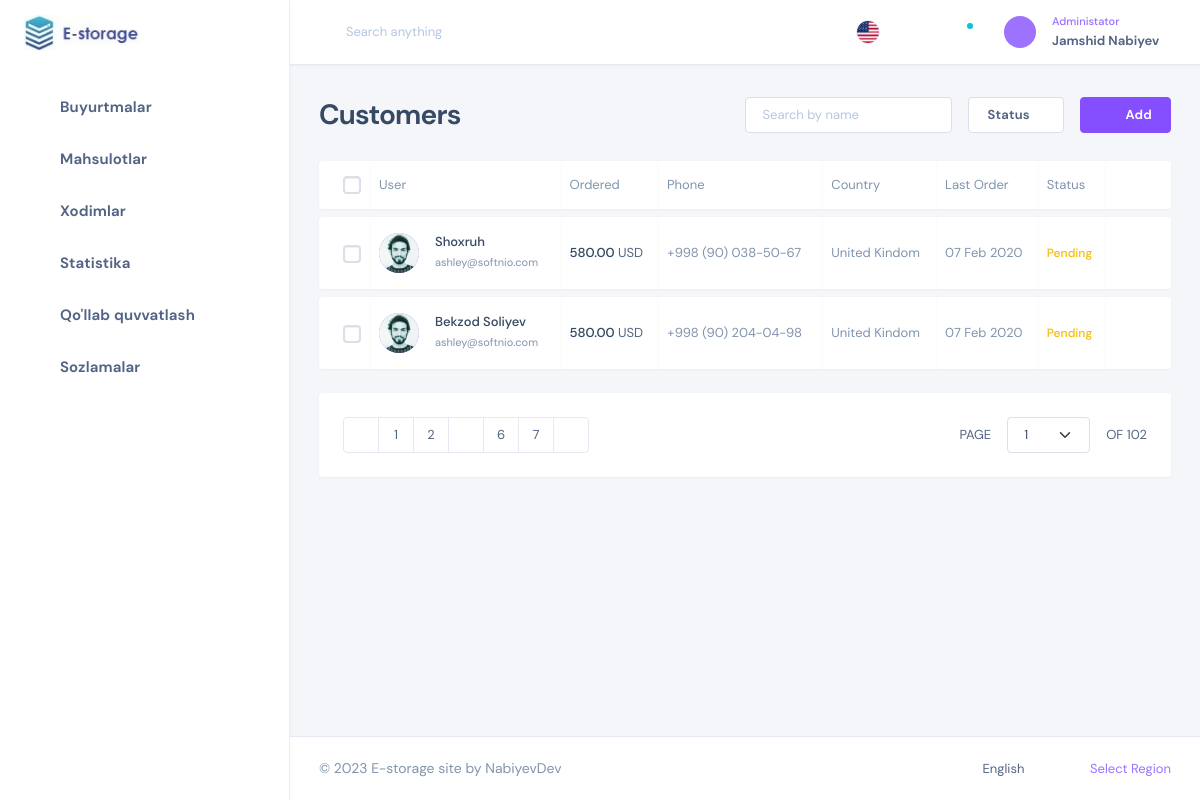
The page /customers/ (signed in) on the database its author committed.
### storage/models.py (models this page shows, shortened)
class Customer(models.Model):
    user = models.OneToOneField(User, on_delete=models.CASCADE, null=True, blank=True)
    rank = models.ForeignKey(Rank, on_delete=models.SET_NULL, blank=True, null=True)
    name = models.CharField(max_length=200, null=True)
    phone = models.CharField(max_length=30, null=True)
    profile_image = models.ImageField(null=True, blank=True)

### storage/decorators.py (the view)
    def wrapper_function(request, *args, **kwargs):
        user = request.user
        if user.is_anonymous:
            return redirect('/auth/login')
        elif user.is_authenticated and user.is_staff:
            return view_func(request, *args, **kwargs)
        else:
            return redirect('/customer/')

### storage/views.py (called while the page is built)
@logged_staff_only
def CustomersView(request):
    staffs = Customer.objects.all()
    ctx = {
        'staffs': staffs
    }
    return render(request, "storage/dashboard/customers.html", ctx)

### storage/templates/storage/dashboard/customers.html (shortened to what this page needs)
{% extends 'storage/base.html' %}
{% block content %}
{% load static %}
    <div class="nk-content-body">
    <div class="nk-block-head nk-block-head-sm">
        <div class="nk-block-between">
            <div class="nk-block-head-content">
                <h3 class="nk-block-title page-title">Customers</h3>
            </div>
            <div class="nk-block-head-content">
                <div class="toggle-wrap nk-block-tools-toggle">
                    <div class="toggle-expand-content" data-content="more-options">
                        <ul class="nk-block-tools g-3">
                            <li>
                                <div class="form-control-wrap">
                                    <div class="form-icon form-icon-right">
                                        <em class="icon ni ni-search"></em>
                                    </div>
                                    <input type="text" class="form-control" id="default-04" placeholder="Search by name">
                                </div>
                            </li>
                            <li>
                                <div class="drodown">
                                    <a href="#" class="dropdown-toggle dropdown-indicator btn btn-outline-light btn-white" data-bs-toggle="dropdown">Status</a>
                                </div>
                            </li>
                            <li class="nk-block-tools-opt">
                                <a href="#" class="btn btn-primary d-none d-md-inline-flex"><em class="icon ni ni-plus"></em><span>Add</span></a>
                            </li>
                        </ul>
                    </div>
                </div>
            </div>
        </div>
    </div>
    <div class="nk-block">
        <div class="nk-tb-list is-separate mb-3">
            <div class="nk-tb-item nk-tb-head">
                <div class="nk-tb-col nk-tb-col-check">
                    <div class="custom-control custom-control-sm custom-checkbox notext">
                    </div>
                </div>
                <div class="nk-tb-col"><span class="sub-text">User</span></div>
                <div class="nk-tb-col tb-col-mb"><span class="sub-text">Ordered</span></div>
                <div class="nk-tb-col tb-col-md"><span class="sub-text">Phone</span></div>
                <div class="nk-tb-col tb-col-lg"><span class="sub-text">Country</span></div>
                <div class="nk-tb-col tb-col-lg"><span class="sub-text">Last Order</span></div>
                <div class="nk-tb-col tb-col-md"><span class="sub-text">Status</span></div>
                <div class="nk-tb-col nk-tb-col-tools">
                    <ul class="nk-tb-actions gx-1 my-n1">
                        <li>
                            <div class="drodown">
                                <a href="#" class="dropdown-toggle btn btn-icon btn-trigger me-n1" data-bs-toggle="dropdown"><em class="icon ni ni-more-h"></em></a>
                            </div>
                        </li>
                    </ul>
                </div>
            </div>
            {% for staff in staffs %}
            <div class="nk-tb-item">
                <div class="nk-tb-col nk-tb-col-check">
                    <div class="custom-control custom-control-sm custom-checkbox notext">
                    </div>
                </div>
                <div class="nk-tb-col">
                    <a href="{% url 'storage:customer-details' %}">
                        <div class="user-card">
                            <div class="user-avatar">
                                <img src="{% static 'images/avatar/a-sm.jpg' %}" alt="">
                            </div>
                            <div class="user-info">
                                <span class="tb-lead">{{staff.name}}</span>
                                <span>ashley@softnio.com</span>
                            </div>
                        </div>
                    </a>
                </div>
                <div class="nk-tb-col tb-col-mb">
                    <span class="tb-amount">580.00 <span class="currency">USD</span></span>
                </div>
                <div class="nk-tb-col tb-col-md">
                    <span>{{ staff.phone }}</span>
                </div>
                <div class="nk-tb-col tb-col-lg">
                    <span>United Kindom</span>
                </div>
                <div class="nk-tb-col tb-col-lg">
                    <span>07 Feb 2020</span>
                </div>
                <div class="nk-tb-col tb-col-md">
                    <span class="tb-status text-warning">Pending</span>
                </div>
                <div class="nk-tb-col nk-tb-col-tools">
                    <ul class="nk-tb-actions gx-1">
                        <li>
                            <div class="drodown">
                                <a href="#" class="dropdown-toggle btn btn-icon btn-trigger" data-bs-toggle="dropdown"><em class="icon ni ni-more-h"></em></a>
                            </div>
                        </li>
                    </ul>
                </div>
            </div>
            {% endfor %}
        </div>
        <div class="card">
            <div class="card-inner">
                <div class="nk-block-between-md g-3">
                    <div class="g">
                        <ul class="pagination justify-content-center justify-content-md-start">
                            <li class="page-item"><a class="page-link" href="#"><em class="icon ni ni-chevrons-left"></em></a></li>
                            <li class="page-item"><a class="page-link" href="#">1</a></li>
                            <li class="page-item"><a class="page-link" href="#">2</a></li>
                            <li class="page-item"><span class="page-link"><em class="icon ni ni-more-h"></em></span></li>
                            <li class="page-item"><a class="page-link" href="#">6</a></li>
                            <li class="page-item"><a class="page-link" href="#">7</a></li>
                            <li class="page-item"><a class="page-link" href="#"><em class="icon ni ni-chevrons-right"></em></a></li>
                        </ul>
                    </div>
                    <div class="g">
                        <div class="pagination-goto d-flex justify-content-center justify-content-md-start gx-3">
                            <div>Page</div>
                            <div>
                                <select class="form-select js-select2 " data-search="on" data-dropdown="xs center">
                                    <option value="page-1">1</option>
                                </select>
                            </div>
                            <div>OF 102</div>
                        </div>
                    </div>
                </div>
            </div>
        </div>
    </div>
</div>
{% endblock content %}

### rows shown on the page
Customer: name "Shoxruh", phone "+998 (90) 038-50-67"
Customer: name "Bekzod Soliyev", phone "+998 (90) 204-04-98"
